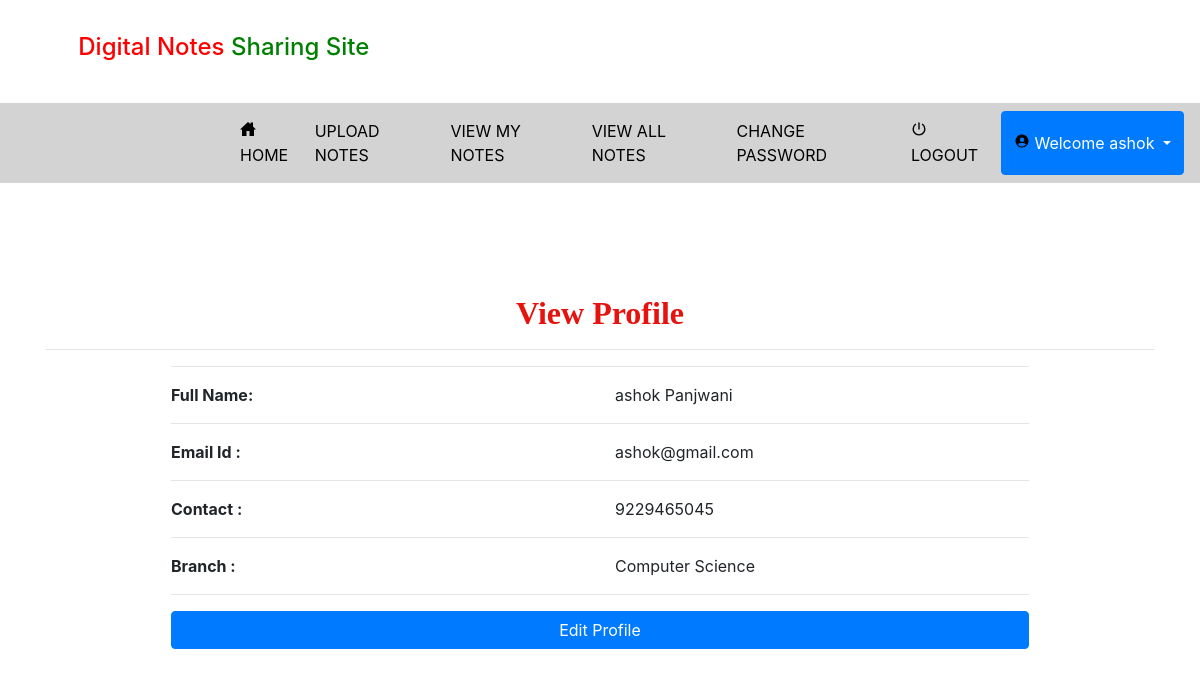
The app's page /profile (signed in) with its own data.
### notes/models.py (models this page shows, shortened)
class Signup(models.Model):
    user = models.ForeignKey(User, on_delete=models.CASCADE, null=True)
    contact = models.CharField(max_length=10, null=True)
    branch = models.CharField(max_length=30, null=True)
    role = models.CharField(max_length=15, null=True)

### notes/views.py (the view)
# urls.py: path('profile', profile, name="profile"),
def profile(request):
    if not request.user.is_authenticated:
        return redirect('login')
    user = User.objects.get(id=request.user.id)
    pro = Signup.objects.get(user=user)
    d={'pro':pro,'user':user}
    return render(request,'profile.html',d)

### notes/templates/profile.html
{% extends 'usernavigation.html' %}
{% load static %}
{% block body %}
<div class="container">
    <h2 style="font-weight:bold;font-family : 'Monotype Corsiva' ; color : #E6120E ;margin-top:10%" align="center">View Profile</h2><hr>
<div  class="container-fluid" style="width:80%;margin-bottom:5%">
    <hr><div class="row">
        <div class="col-md-6">
            <strong>Full Name:</strong>
        </div>
        <div class="col-md-6">
            {{pro.user.first_name}} {{pro.user.last_name}}
        </div>
    </div><hr>
    <div class="row">
        <div class="col-md-6">
            <strong>Email Id :</strong>
        </div>
        <div class="col-md-6">
            {{pro.user.username}}
        </div>
    </div><hr>
     <div class="row">
        <div class="col-md-6">
            <strong>Contact :</strong>
        </div>
        <div class="col-md-6">
            {{pro.contact}}
        </div>
     </div><hr>
    <div class="row">
        <div class="col-md-6">
            <strong>Branch :</strong>
        </div>
        <div class="col-md-6">
            {{pro.branch}}
        </div>
     </div><hr>
    <a href="{% url 'edit_profile' %}"><button class="btn btn-primary" style="width:100%;margin-bottom:5%">Edit Profile</button></a>
</div>
</div>
{% endblock %}

### notes/templates/usernavigation.html (shortened to what this page needs)
<!DOCTYPE html>
<html lang="en">
<head>
    {% load static %}
     <link rel="stylesheet" href="https://maxcdn.bootstrapcdn.com/bootstrap/4.0.0/css/bootstrap.min.css">
  <link rel = stylesheet href = "//cdn.datatables.net/1.10.19/css/jquery.dataTables.min.css">
<link rel="stylesheet" href="https://cdnjs.cloudflare.com/ajax/libs/font-awesome/4.7.0/css/font-awesome.min.css">
</head>
<body>
<div class="container">
    <h4 style="padding:3%"><span style="color:red"> Digital Notes</span> <span style="color:green"> Sharing Site</span></h4>
</div>
<nav class="navbar navbar-expand-sm" style="background-color:lightgrey">
  <ul class="navbar-nav">
   <li class="nav-item">
      <a class="nav-link" href="{% url 'home' %}" style="color:black;margin-left:200px"><ion-icon style="margin-right:2px" name="home-sharp"></ion-icon>HOME</a>
    </li>
    <li class="nav-item">
      <a class="nav-link" href="{% url 'upload_notes' %}" style="color:black">UPLOAD NOTES</a>
    </li>
    <li class="nav-item">
      <a class="nav-link" href="{% url 'view_mynotes' %}" style="color:black">VIEW MY NOTES</a>
    </li>
    <li class="nav-item">
      <a class="nav-link" href="{% url 'viewallnotesuser' %}" style="color:black">VIEW ALL NOTES</a>
    </li>
    <li class="nav-item">
      <a class="nav-link" href="{% url 'change_password' %}" style="color:black">CHANGE PASSWORD</a>
    </li>
   <li> <a class="nav-link" href="{% url 'logout' %}" style="color:black"><ion-icon style="margin-right:2px" name="power-sharp"></ion-icon>LOGOUT</a>
    </li>
      <div class="btn-group">
  <button type="button" class="btn btn-primary dropdown-toggle" data-toggle="dropdown" aria-haspopup="true" aria-expanded="false">
    <ion-icon style="margin-right:4px;color:black" name="person-circle-sharp"></ion-icon>Welcome {{request.user.first_name}}
  </button>
</div>
    </ul>
</nav>
{% block body %}
{% endblock %}
</body></html>

### notes/templates/usernavigation.html (style rules this page uses)
* { box-sizing: border-box; }

### records on screen
Signup: user.first_name "ashok", user.last_name "Panjwani", user.username "ashok@gmail.com", contact "9229465045", branch "Computer Science"

### other values on screen
{{ request.user.first_name }} "ashok"
